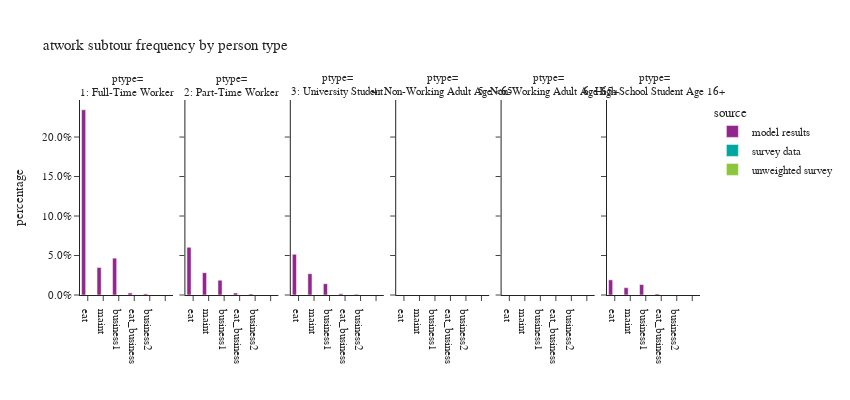

The cell this chart's notebook holds for it:
### Code cell
plot_atwork_subtour(work_tour,'ptype_label',"person type","ptype")

### Figure 1 — Plotly figure (JSON) as saved in the notebook; plotly's stock layout.template omitted (floating-point values rounded to 4 significant figures)
{"data": [{"alignmentgroup": "True", "hovertemplate": "source=model results<br>ptype_label=1: Full-Time Worker<br>atwork_subtour_frequency=%{x}<br>percentage=%{y}<extra></extra>", "legendgroup": "model results", "marker": {"color": "#91268F", "pattern": {"shape": ""}}, "name": "model results", "offsetgroup": "model results", "orientation": "v", "showlegend": true, "textposition": "auto", "type": "bar", "x": ["eat", "business1", "maint", "business2", "eat_business", ""], "xaxis": "x", "y": [0.2345, 0.04664, 0.03486, 0.001423, 0.002624, 0.0], "yaxis": "y"}, {"alignmentgroup": "True", "hovertemplate": "source=model results<br>ptype_label=2: Part-Time Worker<br>atwork_subtour_frequency=%{x}<br>percentage=%{y}<extra></extra>", "legendgroup": "model results", "marker": {"color": "#91268F", "pattern": {"shape": ""}}, "name": "model results", "offsetgroup": "model results", "orientation": "v", "showlegend": false, "textposition": "auto", "type": "bar", "x": ["eat", "business1", "maint", "business2", "eat_business", ""], "xaxis": "x2", "y": [0.06031, 0.01875, 0.02829, 0.001287, 0.002573, 0.0], "yaxis": "y2"}, {"alignmentgroup": "True", "hovertemplate": "source=model results<br>ptype_label=3: University Student<br>atwork_subtour_frequency=%{x}<br>percentage=%{y}<extra></extra>", "legendgroup": "model results", "marker": {"color": "#91268F", "pattern": {"shape": ""}}, "name": "model results", "offsetgroup": "model results", "orientation": "v", "showlegend": false, "textposition": "auto", "type": "bar", "x": ["eat", "business1", "maint", "business2", "eat_business", ""], "xaxis": "x3", "y": [0.05149, 0.01431, 0.02701, 0.0008441, 0.001527, 0.0], "yaxis": "y3"}, {"alignmentgroup": "True", "hovertemplate": "source=model results<br>ptype_label=4: Non-Working Adult Age <65<br>atwork_subtour_frequency=%{x}<br>percentage=%{y}<extra></extra>", "legendgroup": "model results", "marker": {"color": "#91268F", "pattern": {"shape": ""}}, "name": "model results", "offsetgroup": "model results", "orientation": "v", "showlegend": false, "textposition": "auto", "type": "bar", "x": ["eat", "business1", "maint", "business2", "eat_business", ""], "xaxis": "x4", "y": [null, null, null, null, null, null], "yaxis": "y4"}, {"alignmentgroup": "True", "hovertemplate": "source=model results<br>ptype_label=5: Non-Working Adult Age 65+<br>atwork_subtour_frequency=%{x}<br>percentage=%{y}<extra></extra>", "legendgroup": "model results", "marker": {"color": "#91268F", "pattern": {"shape": ""}}, "name": "model results", "offsetgroup": "model results", "orientation": "v", "showlegend": false, "textposition": "auto", "type": "bar", "x": ["eat", "business1", "maint", "business2", "eat_business", ""], "xaxis": "x5", "y": [null, null, null, null, null, null], "yaxis": "y5"}, {"alignmentgroup": "True", "hovertemplate": "source=model results<br>ptype_label=6: High School Student Age 16+<br>atwork_subtour_frequency=%{x}<br>percentage=%{y}<extra></extra>", "legendgroup": "model results", "marker": {"color": "#91268F", "pattern": {"shape": ""}}, "name": "model results", "offsetgroup": "model results", "orientation": "v", "showlegend": false, "textposition": "auto", "type": "bar", "x": ["eat", "business1", "maint", "business2", "eat_business", ""], "xaxis": "x6", "y": [0.01918, 0.01323, 0.009259, 0.0, 0.001323, 0.0], "yaxis": "y6"}, {"alignmentgroup": "True", "hovertemplate": "source=survey data<br>ptype_label=1: Full-Time Worker<br>atwork_subtour_frequency=%{x}<br>percentage=%{y}<extra></extra>", "legendgroup": "survey data", "marker": {"color": "#00A7A0", "pattern": {"shape": ""}}, "name": "survey data", "offsetgroup": "survey data", "orientation": "v", "showlegend": true, "textposition": "auto", "type": "bar", "x": ["eat", "business1", "maint", "business2", "eat_business", ""], "xaxis": "x", "y": [null, null, null, null, null, null], "yaxis": "y"}, {"alignmentgroup": "True", "hovertemplate": "source=survey data<br>ptype_label=2: Part-Time Worker<br>atwork_subtour_frequency=%{x}<br>percentage=%{y}<extra></extra>", "legendgroup": "survey data", "marker": {"color": "#00A7A0", "pattern": {"shape": ""}}, "name": "survey data", "offsetgroup": "survey data", "orientation": "v", "showlegend": false, "textposition": "auto", "type": "bar", "x": ["eat", "business1", "maint", "business2", "eat_business", ""], "xaxis": "x2", "y": [null, null, null, null, null, null], "yaxis": "y2"}, {"alignmentgroup": "True", "hovertemplate": "source=survey data<br>ptype_label=3: University Student<br>atwork_subtour_frequency=%{x}<br>percentage=%{y}<extra></extra>", "legendgroup": "survey data", "marker": {"color": "#00A7A0", "pattern": {"shape": ""}}, "name": "survey data", "offsetgroup": "survey data", "orientation": "v", "showlegend": false, "textposition": "auto", "type": "bar", "x": ["eat", "business1", "maint", "business2", "eat_business", ""], "xaxis": "x3", "y": [null, null, null, null, null, null], "yaxis": "y3"}, {"alignmentgroup": "True", "hovertemplate": "source=survey data<br>ptype_label=4: Non-Working Adult Age <65<br>atwork_subtour_frequency=%{x}<br>percentage=%{y}<extra></extra>", "legendgroup": "survey data", "marker": {"color": "#00A7A0", "pattern": {"shape": ""}}, "name": "survey data", "offsetgroup": "survey data", "orientation": "v", "showlegend": false, "textposition": "auto", "type": "bar", "x": ["eat", "business1", "maint", "business2", "eat_business", ""], "xaxis": "x4", "y": [null, null, null, null, null, null], "yaxis": "y4"}, {"alignmentgroup": "True", "hovertemplate": "source=survey data<br>ptype_label=5: Non-Working Adult Age 65+<br>atwork_subtour_frequency=%{x}<br>percentage=%{y}<extra></extra>", "legendgroup": "survey data", "marker": {"color": "#00A7A0", "pattern": {"shape": ""}}, "name": "survey data", "offsetgroup": "survey data", "orientation": "v", "showlegend": false, "textposition": "auto", "type": "bar", "x": ["eat", "business1", "maint", "business2", "eat_business", ""], "xaxis": "x5", "y": [null, null, null, null, null, null], "yaxis": "y5"}, {"alignmentgroup": "True", "hovertemplate": "source=survey data<br>ptype_label=6: High School Student Age 16+<br>atwork_subtour_frequency=%{x}<br>percentage=%{y}<extra></extra>", "legendgroup": "survey data", "marker": {"color": "#00A7A0", "pattern": {"shape": ""}}, "name": "survey data", "offsetgroup": "survey data", "orientation": "v", "showlegend": false, "textposition": "auto", "type": "bar", "x": ["eat", "business1", "maint", "business2", "eat_business", ""], "xaxis": "x6", "y": [null, null, null, null, null, null], "yaxis": "y6"}, {"alignmentgroup": "True", "hovertemplate": "source=unweighted survey<br>ptype_label=1: Full-Time Worker<br>atwork_subtour_frequency=%{x}<br>percentage=%{y}<extra></extra>", "legendgroup": "unweighted survey", "marker": {"color": "#8CC63E", "pattern": {"shape": ""}}, "name": "unweighted survey", "offsetgroup": "unweighted survey", "orientation": "v", "showlegend": true, "textposition": "auto", "type": "bar", "x": ["eat", "business1", "maint", "business2", "eat_business", ""], "xaxis": "x", "y": [null, null, null, null, null, null], "yaxis": "y"}, {"alignmentgroup": "True", "hovertemplate": "source=unweighted survey<br>ptype_label=2: Part-Time Worker<br>atwork_subtour_frequency=%{x}<br>percentage=%{y}<extra></extra>", "legendgroup": "unweighted survey", "marker": {"color": "#8CC63E", "pattern": {"shape": ""}}, "name": "unweighted survey", "offsetgroup": "unweighted survey", "orientation": "v", "showlegend": false, "textposition": "auto", "type": "bar", "x": ["eat", "business1", "maint", "business2", "eat_business", ""], "xaxis": "x2", "y": [null, null, null, null, null, null], "yaxis": "y2"}, {"alignmentgroup": "True", "hovertemplate": "source=unweighted survey<br>ptype_label=3: University Student<br>atwork_subtour_frequency=%{x}<br>percentage=%{y}<extra></extra>", "legendgroup": "unweighted survey", "marker": {"color": "#8CC63E", "pattern": {"shape": ""}}, "name": "unweighted survey", "offsetgroup": "unweighted survey", "orientation": "v", "showlegend": false, "textposition": "auto", "type": "bar", "x": ["eat", "business1", "maint", "business2", "eat_business", ""], "xaxis": "x3", "y": [null, null, null, null, null, null], "yaxis": "y3"}, {"alignmentgroup": "True", "hovertemplate": "source=unweighted survey<br>ptype_label=4: Non-Working Adult Age <65<br>atwork_subtour_frequency=%{x}<br>percentage=%{y}<extra></extra>", "legendgroup": "unweighted survey", "marker": {"color": "#8CC63E", "pattern": {"shape": ""}}, "name": "unweighted survey", "offsetgroup": "unweighted survey", "orientation": "v", "showlegend": false, "textposition": "auto", "type": "bar", "x": ["eat", "business1", "maint", "business2", "eat_business", ""], "xaxis": "x4", "y": [null, null, null, null, null, null], "yaxis": "y4"}, {"alignmentgroup": "True", "hovertemplate": "source=unweighted survey<br>ptype_label=5: Non-Working Adult Age 65+<br>atwork_subtour_frequency=%{x}<br>percentage=%{y}<extra></extra>", "legendgroup": "unweighted survey", "marker": {"color": "#8CC63E", "pattern": {"shape": ""}}, "name": "unweighted survey", "offsetgroup": "unweighted survey", "orientation": "v", "showlegend": false, "textposition": "auto", "type": "bar", "x": ["eat", "business1", "maint", "business2", "eat_business", ""], "xaxis": "x5", "y": [null, null, null, null, null, null], "yaxis": "y5"}, {"alignmentgroup": "True", "hovertemplate": "source=unweighted survey<br>ptype_label=6: High School Student Age 16+<br>atwork_subtour_frequency=%{x}<br>percentage=%{y}<extra></extra>", "legendgroup": "unweighted survey", "marker": {"color": "#8CC63E", "pattern": {"shape": ""}}, "name": "unweighted survey", "offsetgroup": "unweighted survey", "orientation": "v", "showlegend": false, "textposition": "auto", "type": "bar", "x": ["eat", "business1", "maint", "business2", "eat_business", ""], "xaxis": "x6", "y": [null, null, null, null, null, null], "yaxis": "y6"}], "layout": {"annotations": [{"font": {}, "showarrow": false, "text": "ptype=<br>1: Full-Time Worker", "x": 0.075, "xanchor": "center", "xref": "paper", "y": 1.0, "yanchor": "bottom", "yref": "paper"}, {"font": {}, "showarrow": false, "text": "ptype=<br>2: Part-Time Worker", "x": 0.245, "xanchor": "center", "xref": "paper", "y": 1.0, "yanchor": "bottom", "yref": "paper"}, {"font": {}, "showarrow": false, "text": "ptype=<br>3: University Student", "x": 0.415, "xanchor": "center", "xref": "paper", "y": 1.0, "yanchor": "bottom", "yref": "paper"}, {"font": {}, "showarrow": false, "text": "ptype=<br>4: Non-Working Adult Age <65", "x": 0.585, "xanchor": "center", "xref": "paper", "y": 1.0, "yanchor": "bottom", "yref": "paper"}, {"font": {}, "showarrow": false, "text": "ptype=<br>5: Non-Working Adult Age 65+", "x": 0.755, "xanchor": "center", "xref": "paper", "y": 1.0, "yanchor": "bottom", "yref": "paper"}, {"font": {}, "showarrow": false, "text": "ptype=<br>6: High School Student Age 16+", "x": 0.925, "xanchor": "center", "xref": "paper", "y": 1.0, "yanchor": "bottom", "yref": "paper"}], "barmode": "group", "height": 400, "legend": {"title": {"text": "source"}, "tracegroupgap": 0}, "title": {"text": "atwork subtour frequency by person type"}, "width": 850, "xaxis": {"anchor": "y", "categoryarray": ["eat", "maint", "business1", "eat_business", "business2"], "categoryorder": "array", "domain": [0.0, 0.15], "title": {"text": ""}}, "xaxis2": {"anchor": "y2", "categoryarray": ["eat", "maint", "business1", "eat_business", "business2"], "categoryorder": "array", "domain": [0.17, 0.32], "matches": "x", "title": {"text": ""}}, "xaxis3": {"anchor": "y3", "categoryarray": ["eat", "maint", "business1", "eat_business", "business2"], "categoryorder": "array", "domain": [0.34, 0.49], "matches": "x", "title": {"text": ""}}, "xaxis4": {"anchor": "y4", "categoryarray": ["eat", "maint", "business1", "eat_business", "business2"], "categoryorder": "array", "domain": [0.51, 0.66], "matches": "x", "title": {"text": ""}}, "xaxis5": {"anchor": "y5", "categoryarray": ["eat", "maint", "business1", "eat_business", "business2"], "categoryorder": "array", "domain": [0.68, 0.83], "matches": "x", "title": {"text": ""}}, "xaxis6": {"anchor": "y6", "categoryarray": ["eat", "maint", "business1", "eat_business", "business2"], "categoryorder": "array", "domain": [0.85, 1.0], "matches": "x", "title": {"text": ""}}, "yaxis": {"anchor": "x", "domain": [0.0, 1.0], "tickformat": ".1%", "title": {"text": "percentage"}}, "yaxis2": {"anchor": "x2", "domain": [0.0, 1.0], "matches": "y", "showticklabels": false}, "yaxis3": {"anchor": "x3", "domain": [0.0, 1.0], "matches": "y", "showticklabels": false}, "yaxis4": {"anchor": "x4", "domain": [0.0, 1.0], "matches": "y", "showticklabels": false}, "yaxis5": {"anchor": "x5", "domain": [0.0, 1.0], "matches": "y", "showticklabels": false}, "yaxis6": {"anchor": "x6", "domain": [0.0, 1.0], "matches": "y", "showticklabels": false}}}
